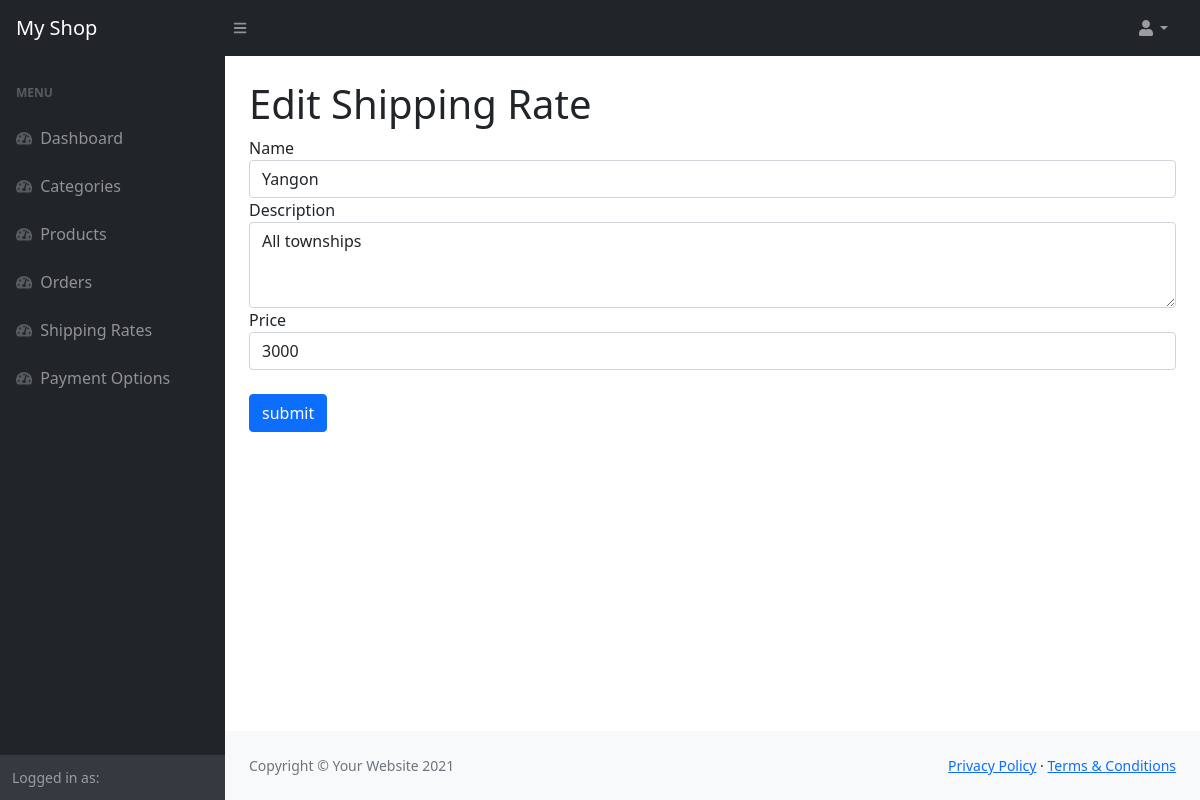
The page /admin/shipping_rates_update.php?id=1 on the database its author committed.
### tables this page shows
CREATE TABLE `shippings` (
  `id` int(11) NOT NULL,
  `name` varchar(32) NOT NULL,
  `description` text NOT NULL,
  `price` int(32) NOT NULL,
  `created_on` datetime NOT NULL DEFAULT CURRENT_TIMESTAMP
);

### admin/shipping_rates_update.php (the view, shortened to what this page needs)
<?php
include('inc/connect.php');
if(isset($_GET['id'])){
	$id = $_GET['id'];
	$name = '';
	$description  = '';
    $price = '';
	$query = "SELECT * FROM shippings WHERE id={$id}";
	$result = $conn->query($query) or die($conn->error);
	if($result->num_rows > 0){
		$row = $result->fetch_assoc();
		$name = $row['name'];
		$description  = $row['description'];
		$price = $row['price'];
	}else{
		header('Location:shipping_rates_list.php');
	}
}
?>
<?php include("inc/header.php"); ?>
            <main>
                <div class="container-fluid px-4">
                    <h1 class="mt-4">Edit Shipping Rate</h1>
                      <form action="shipping_rates_update.php" method="post" enctype="multipart/form-data">
					  <div class="form-group">
					    <label for="name">Name</label>
					    <input type="text" class="form-control" name="name" value="<?php echo $name; ?>">
					  </div>
					  <div class="form-group">
					    <label for="name">Description</label>
					    <textarea class="form-control"  rows="3" name="description"><?php echo $description; ?></textarea>
					  </div>
					  <div class="form-group">
					    <label for="name">Price</label>
					    <input type="number" class="form-control" name="price" value="<?php echo $price; ?>">
					  </div>
					  <input type="submit" class="btn btn-primary mt-4" name="submit" value="submit" />
					</form>
                </div>
            </main>
<?php include("inc/footer.php"); ?>

### rows shown on the page
shippings: name "Yangon", description "All townships", price "3000"
